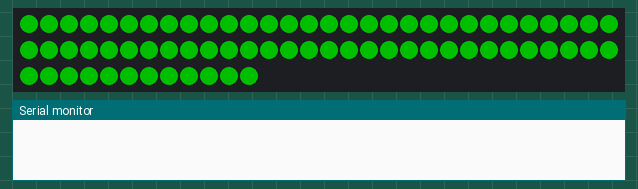
The sketch below on a simulated Arduino Uno, built with avr-gcc and run on an emulated ATmega328P. Shown: 72 RGB LEDs in strip order, left to right, continuing on the next row, the last lines printed to the serial monitor. Dim RGB values are drawn brighter than linear; random numbers use the default seed unless the sketch sets one.

Above: at 10.6 s.
At 30.09 s:
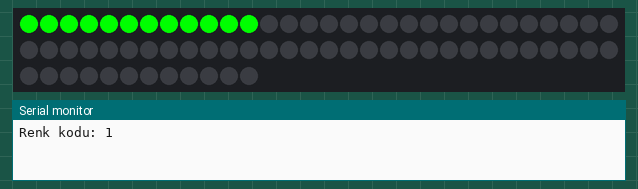
At 54.93 s:
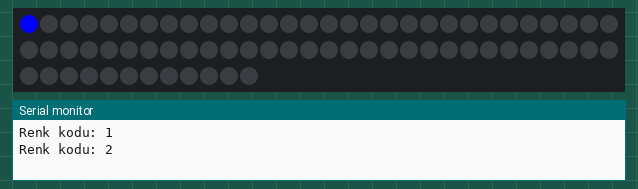
At 105.3 s:
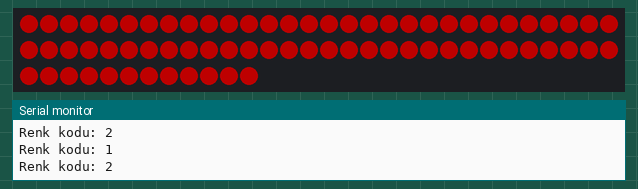
At 119.69 s:
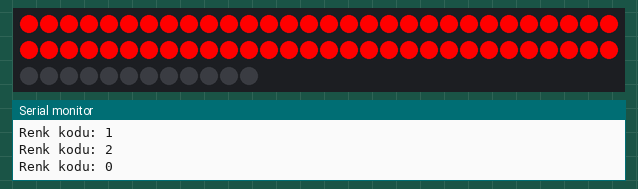
At 129.0 s:
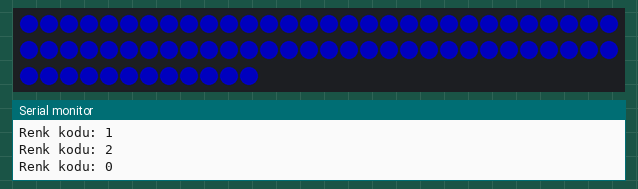

The sketch:

kayan_yaz_.ino
```cpp
/*
**********************************************************************
* Kayan Başlık
* Atari Kabini Tabelası İçin Kayan Yazı Şeridi
* Kodlama:Enes BİBER
**********************************************************************
*/

#include <Adafruit_NeoPixel.h>

#define PIN 4                                  // Led şerit Data pin giriş


int numOfLeds = 72;                           //Şerit üzerindeki Led Sayısı
int minBrightness = 80;                       // parlaklık en düşük (0-255)
int maxBrightness = 255;                      // parlaklık en yüksek (0-255)
int walkingLedsDelay = 100;                   // yürüyen ledler arasındaki bekleme süresi (ms)
int flashDelay = 150;                          //Flash efekti süresi
int numOfFlashLoops = 10;                     // Flash efekt  tekrarı
int numOfPulseLoops = 10;                     //...
int pulseDelay = 0;                           // ..
int RenkSec = 0;
int TEMPKod=0;


Adafruit_NeoPixel strip = Adafruit_NeoPixel(numOfLeds, PIN);


void setup() {
    Serial.begin(9600);
  strip.begin();

}


void loop() {
  walkingLeds();   // yürüyen ledleri gör
  RenkSec=random(3);
  while(RenkSec==TEMPKod){
  RenkSec=random(3);
  }
 TEMPKod=RenkSec;
  flashLeds(RenkSec);   // flash animasyon
  Serial.println("Renk kodu: " +(String)RenkSec);

  for (int i = 0; i < numOfPulseLoops; i++)
    pulseBrightness(RenkSec);


}


void walkingLeds() {
  //setLedColorsToZero();
  strip.setBrightness(maxBrightness);
  strip.show();

  for (int x = numOfLeds; x > 0; x--) {

    strip.setPixelColor(x, strip.Color(0,0,0));
    strip.show();
    delay(walkingLedsDelay );
    strip.setPixelColor(x, 0);
    strip.show();
  }
}

void flashLeds(int Renk) {

  setLedColors(Renk);

  for (int i = 0; i < numOfFlashLoops; i++) {
    strip.setBrightness(maxBrightness);
    strip.show();
    delay(flashDelay );

    strip.setBrightness(minBrightness);
    strip.show();
    delay(flashDelay );
  }
}

void pulseBrightness(int Renk) {
  setLedColors(Renk);

  for (int i = minBrightness; i < maxBrightness; i++) {
    strip.setBrightness(i);
    strip.show();
    delay(pulseDelay);
  }

  for (int i = maxBrightness; i > minBrightness; i--) {
    strip.setBrightness(i);
    strip.show();
    delay(pulseDelay);
  }
}

void setLedColors(int renk) {
  if (renk == 0) {
  // Kirmizi Ledler
   for (int x = 0; x < numOfLeds; x++)
  strip.setPixelColor(x, strip.Color(255,0,0));

}
else if (renk == 1) {
  //Yeşil Ledler
   for (int x = 0; x < numOfLeds; x++)
  strip.setPixelColor(x, strip.Color(0,255,0));

}
else {
  // Mavi Ledler
   for (int x = 0; x < numOfLeds; x++)
  strip.setPixelColor(x, strip.Color(0,0,255));

}

}

void setLedColorsToZero() {
  for (int x = 0; x < numOfLeds; x++)
    strip.setPixelColor(x, strip.Color(0, 0, 0));
}
```
